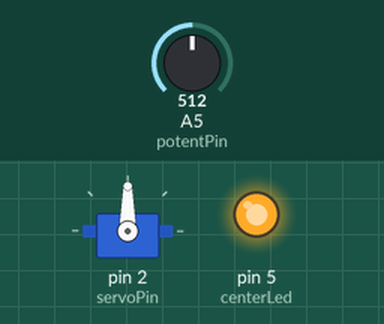
Recording of a sketch running on a simulated Arduino Nano, built with avr-gcc and run on an emulated ATmega328P. Shown: servo, output pins drawn as LEDs (lit = HIGH). The inputs (shaded band) are chosen by the test bench; at power-on: A5 (potentPin) = 512.

Above: at 1.2 s.
1.3 s: A5 (potentPin) set to 490
At 2.4 s:
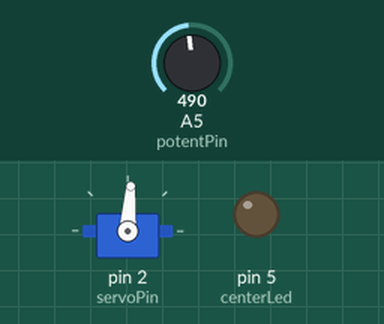
2.8 s: A5 (potentPin) set to 306
At 3.6 s:
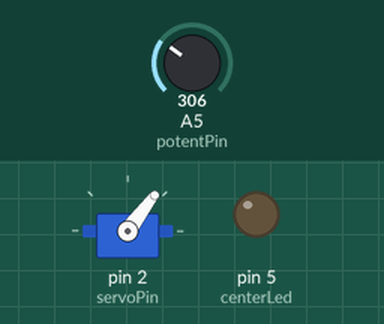
4.3 s: A5 (potentPin) set to 122
At 4.7 s:
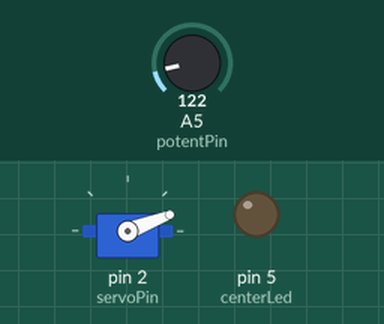
5.8 s: A5 (potentPin) set to 0
At 7.0 s:
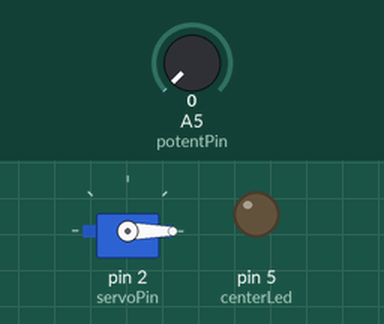
7.3 s: A5 (potentPin) set to 716
At 8.2 s:
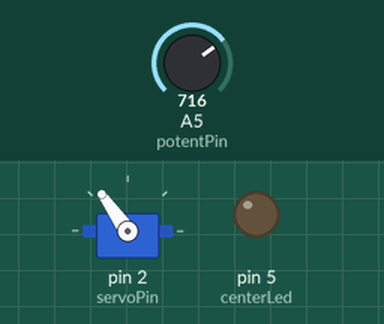
8.8 s: A5 (potentPin) set to 520
At 9.3 s:
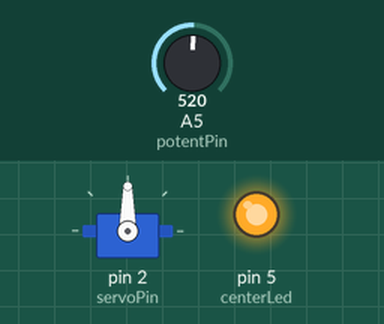
Timing chart, 0 to 11.3 s (numbered marks = the images above; inputs shaded):
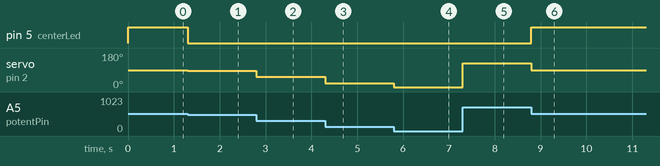

Measured:
- after the input at 1.3 s, pin 5 (centerLed): HIGH → LOW at once; servo on pin 2 (servoPin): 90° → 86° at once
- after the input at 2.8 s, servo on pin 2 (servoPin): 86° → 53° at once
- after the input at 4.3 s, servo on pin 2 (servoPin): 53° → 21° at once
- after the input at 5.8 s, servo on pin 2 (servoPin): 21° → 0° at once
- after the input at 7.3 s, servo on pin 2 (servoPin): 0° → 125° at once
- after the input at 8.8 s, pin 5 (centerLed): LOW → HIGH at once; servo on pin 2 (servoPin): 125° → 90° at once

The sketch:

ServoTester.ino
```cpp
#include <Servo.h>

int servoPin = 2; // Óïðàâëÿþùèé ïèí ñåðâîìàøèíêè
int centerLed = 5; // Ñâåòîäèîä öåíòðàëüíîé ïîçèöèè
int potentPin = A5; // Ïèí ïîòåíöèîìåòðà


Servo s1;

// the setup function runs once when you press reset or power the board
void setup() {

	s1.attach(servoPin);
	//Serial.begin(9600);
	pinMode(centerLed, OUTPUT);
}

// the loop function runs over and over again forever
void loop() {
  int potValue = analogRead(potentPin);
  //Serial.println(potValue);
  bool isCenter = potValue > 500 && potValue < 530;
  digitalWrite(centerLed, isCenter);

  int servoAngle = map(potValue, 0, 1023, 0, 180);

  //Serial.println(servoAngle);

  if (isCenter) {
	  s1.write(90);
  }
  else
  {
	  s1.write(servoAngle);
  }

  delay(2);              // wait

}
```
